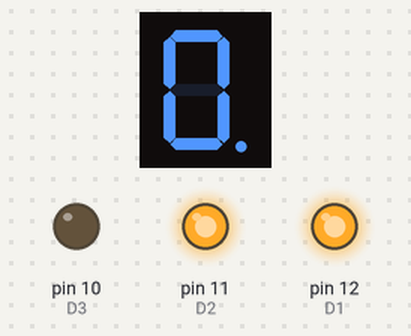
The sketch below on a simulated Arduino Uno, built with avr-gcc and run on an emulated ATmega328P. Shown: 1-digit seven-segment display, output pins drawn as LEDs (lit = HIGH). Wiring (inferred from the names in the program): 1-digit 7-segment display, segments lit when HIGH: segments pin 1, pin 2, pin 3, pin 4, pin 5, pin 6, pin 7, pin 8. The segment pins are drawn as the display they are named for; pins used as bus, display or sensor lines are not drawn.

Above: at 0.1 s.
At 4.1 s:
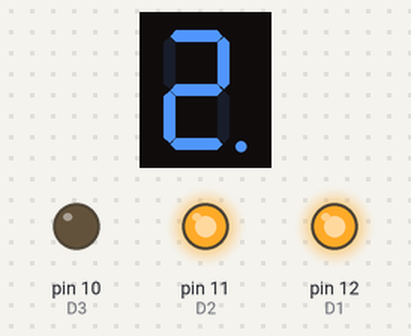
At 8.1 s:
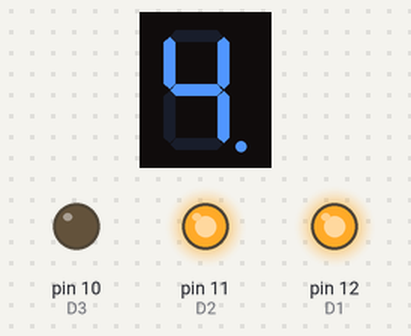
At 18.2 s:
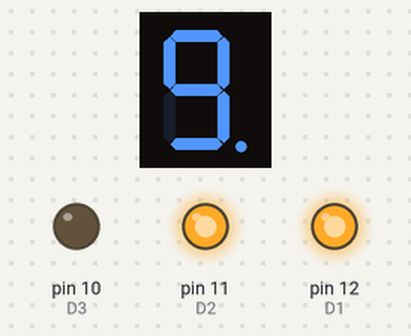
At 30.2 s:
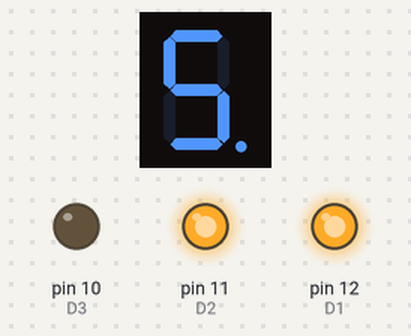
At 39.87 s:
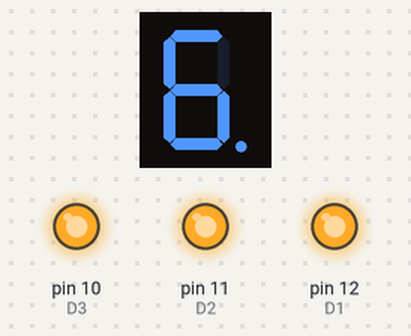
Timing chart, 0 to 40.0 s (numbered marks = the images above):
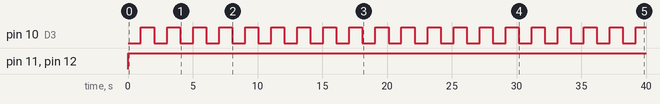

The sketch:

four_digit_7segment.ino
```cpp
  // Set the cathode interface
  int a = 1;
  int b = 2;
  int c = 3;
  int d = 4;
  int e = 5;
  int f = 6;
  int g = 7;
  int dp = 8;
  // Set the anode interface
  int D4 = 9;
  int D3 = 10;
  int D2 = 11;
  int D1 = 12;
  // Set the variable
  long n = 1230;
  int x = 100;
  int del = 55;
        int i,j;

  void setup()
  {
    pinMode(D1, OUTPUT);
    pinMode(D2, OUTPUT);
    pinMode(D3, OUTPUT);
    pinMode(D4, OUTPUT);
    pinMode(a, OUTPUT);
    pinMode(b, OUTPUT);
    pinMode(c, OUTPUT);
    pinMode(d, OUTPUT);
    pinMode(e, OUTPUT);
    pinMode(f, OUTPUT);
    pinMode(g, OUTPUT);
    pinMode(dp, OUTPUT);
  }
/////////////////////////////////////////////////////////////
void loop()
{

  // mili second print in segment 4


   // display second in segment 3
   for(i=0;i<=9;i++)
   {
       Display(3, i);
       delay(1000);
       for(j=0;j<=9;j++)
       {
           Display(4, j);
           delay(100);
       }
   }
 /*Display(1, 1);
 delay(1000);
 Display(2, 2);
  delay(1000);
 Display(3, 3);
  delay(1000);
 Display(4, 4);
 delay(1000);
 for(i=0;i<=9;i++)
   {
       Display(5, i);
       delay(1500);
   }*/
}
///////////////////////////////////////////////////////////////
void segment(unsigned char n)//
{
    switch(n)
     {
  case 1:
    digitalWrite(D1,LOW);
    digitalWrite(D2, HIGH);
    digitalWrite(D3, HIGH);
    digitalWrite(D4, HIGH);
   break;
   case 2:
    digitalWrite(D1, HIGH);
    digitalWrite(D2, LOW);
    digitalWrite(D3, HIGH);
    digitalWrite(D4, HIGH);
      break;
    case 3:
      digitalWrite(D1,HIGH);
     digitalWrite(D2, HIGH);
     digitalWrite(D3, LOW);
     digitalWrite(D4, HIGH);
      break;
    case 4:
     digitalWrite(D1, HIGH);
     digitalWrite(D2, HIGH);
     digitalWrite(D3, HIGH);
     digitalWrite(D4, LOW);
      break;
          case 5:
           digitalWrite(D1, LOW);
     digitalWrite(D2, LOW);
     digitalWrite(D3, LOW);
     digitalWrite(D4, LOW);
            break;
        default :
           digitalWrite(D1, HIGH);
     digitalWrite(D2, HIGH);
     digitalWrite(D3, HIGH);
     digitalWrite(D4, HIGH);
        break;
    }
}
void Num_0()
{
  digitalWrite(a, HIGH);
  digitalWrite(b, HIGH);
  digitalWrite(c, HIGH);
  digitalWrite(d, HIGH);
  digitalWrite(e, HIGH);
  digitalWrite(f, HIGH);
  digitalWrite(g, LOW);
  digitalWrite(dp,HIGH);
}
void Num_1()
{
  digitalWrite(a, LOW);
  digitalWrite(b, HIGH);
  digitalWrite(c, HIGH);
  digitalWrite(d, LOW);
  digitalWrite(e, LOW);
  digitalWrite(f, LOW);
  digitalWrite(g, LOW);
  digitalWrite(dp,HIGH);
}
void Num_2()
{
  digitalWrite(a, HIGH);
  digitalWrite(b, HIGH);
  digitalWrite(c, LOW);
  digitalWrite(d, HIGH);
  digitalWrite(e, HIGH);
  digitalWrite(f, LOW);
  digitalWrite(g, HIGH);
  digitalWrite(dp,HIGH);
}
void Num_3()
{
  digitalWrite(a, HIGH);
  digitalWrite(b, HIGH);
  digitalWrite(c, HIGH);
  digitalWrite(d, HIGH);
  digitalWrite(e, LOW);
  digitalWrite(f, LOW);
  digitalWrite(g, HIGH);
  digitalWrite(dp,HIGH);
}
void Num_4()
{
  digitalWrite(a, LOW);
  digitalWrite(b, HIGH);
  digitalWrite(c, HIGH);
  digitalWrite(d, LOW);
  digitalWrite(e, LOW);
  digitalWrite(f, HIGH);
  digitalWrite(g, HIGH);
  digitalWrite(dp,HIGH);
}
void Num_5()
{
  digitalWrite(a, HIGH);
  digitalWrite(b, LOW);
  digitalWrite(c, HIGH);
  digitalWrite(d, HIGH);
  digitalWrite(e, LOW);
  digitalWrite(f, HIGH);
  digitalWrite(g, HIGH);
  digitalWrite(dp,HIGH);
}
void Num_6()
{
  digitalWrite(a, HIGH);
  digitalWrite(b, LOW);
  digitalWrite(c, HIGH);
  digitalWrite(d, HIGH);
  digitalWrite(e, HIGH);
  digitalWrite(f, HIGH);
  digitalWrite(g, HIGH);
  digitalWrite(dp,HIGH);
}
void Num_7()
{
  digitalWrite(a, HIGH);
  digitalWrite(b, HIGH);
  digitalWrite(c, HIGH);
  digitalWrite(d, LOW);
  digitalWrite(e, LOW);
  digitalWrite(f, LOW);
  digitalWrite(g, LOW);
  digitalWrite(dp,HIGH);
}
void Num_8()
{
  digitalWrite(a, HIGH);
  digitalWrite(b, HIGH);
  digitalWrite(c, HIGH);
  digitalWrite(d, HIGH);
  digitalWrite(e, HIGH);
  digitalWrite(f, HIGH);
  digitalWrite(g, HIGH);
  digitalWrite(dp,HIGH);
}
void Num_9()
{
  digitalWrite(a, HIGH);
  digitalWrite(b, HIGH);
  digitalWrite(c, HIGH);
  digitalWrite(d, HIGH);
  digitalWrite(e, LOW);
  digitalWrite(f, HIGH);
  digitalWrite(g, HIGH);
  digitalWrite(dp,HIGH);
}
void Clear()  //Clear
{
  digitalWrite(a, LOW);
  digitalWrite(b, LOW);
  digitalWrite(c, LOW);
  digitalWrite(d, LOW);
  digitalWrite(e, LOW);
  digitalWrite(f, LOW);
  digitalWrite(g, LOW);
  digitalWrite(dp,LOW);
}
void pickNumber(unsigned char n)
{
  switch(n)
  {
   case 0:Num_0();
   break;
   case 1:Num_1();
   break;
   case 2:Num_2();
   break;
   case 3:Num_3();
   break;
   case 4:Num_4();
   break;
   case 5:Num_5();
   break;
   case 6:Num_6();
   break;
   case 7:Num_7();
   break;
   case 8:Num_8();
   break;
   case 9:Num_9();
   break;
   default:Clear();
   break;
  }
}
void Display(unsigned char x, unsigned char Number)
{
  segment(x);
  pickNumber(Number);
 delay(1);
 //Clear() ;
}
```

Measured:
- by itself, pin 10 (D3): alternates HIGH for 1.0 s and LOW for 1.0 s
- by itself, pin 11 (D2), pin 12 (D1): LOW → HIGH at 0.00 s
- what the display in image 1 shows lasts 1.0 s, from 4.0 s to 5.0 s
- what the display in image 3 shows lasts 1.1 s, from 18.0 s to 19.1 s
